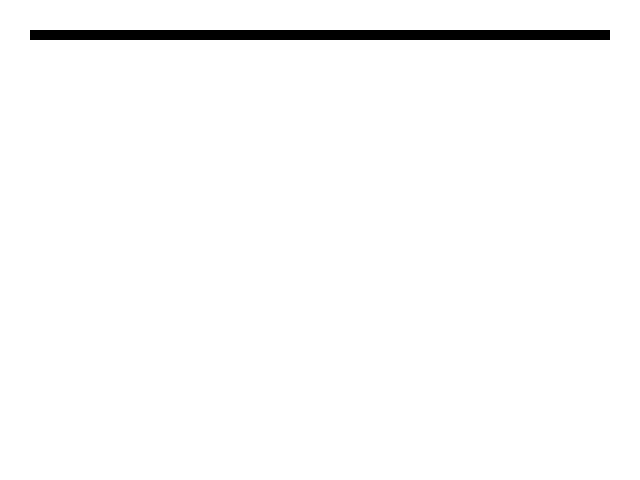
Frame 1 (no input)
Frame 60 (the mouse pressed at the canvas centre just before this capture): identical to frame 1, image omitted
Frame 120 (the mouse held since frame 60 and released just before this capture): identical to frame 1, image omitted

The Processing sketch that drew this single still picture (run headless with seeded random() and noise(); from frame 60 on, the mouse is pressed at the canvas centre):

// Processing sketch: e_8_4_cantor_set
// ── e_8_4_cantor_set.pde
CantorSet cantorSet;

void setup() {
  size(640, 480);
  background(255);
  cantorSet = new CantorSet();
}

void draw() {
}

void mouseClicked() {
  //println("moseClicked OK");
  cantorSet.generate();
}

// ── CantorLine.pde
class CantorLine {
  PVector start;
  PVector end;
  
  CantorLine(PVector _start, PVector _end) {
    start = _start;
    end = _end;
  }
  
  void render() {
    rectMode(CORNERS);
    noStroke();
    fill(0);
    rect(start.x, start.y, end.x, end.y + 10);
  }
}

// ── CantorSet.pde
class CantorSet {
  ArrayList<CantorLine> cantorLines;
  final int MARGINS = 30;
  final int SPACING = 30;

  CantorSet() {
    cantorLines = new ArrayList<CantorLine>();
    cantorLines.add(new CantorLine(new PVector(MARGINS, SPACING), 
      new PVector (width - MARGINS, SPACING)));
    render();
  }

  void generate() { 
    ArrayList<CantorLine> tmpArray = new ArrayList<CantorLine>();
    
    for (int i = 0; i < cantorLines.size(); i++) {
      CantorLine l = cantorLines.get(i);
      
      l.start.y += SPACING;
      l.end.y += SPACING;

      PVector dir = PVector.sub(l.end, l.start);
      dir.div(3);
      tmpArray.add(new CantorLine(l.start, PVector.add(l.start, dir)));
      dir.mult(2);
      tmpArray.add(new CantorLine(PVector.add(l.start, dir), l.end));
    }   
    cantorLines = tmpArray;
    render();
  }

  void render() {
    for (CantorLine l : cantorLines) {
      l.render();
    }
  }
}
